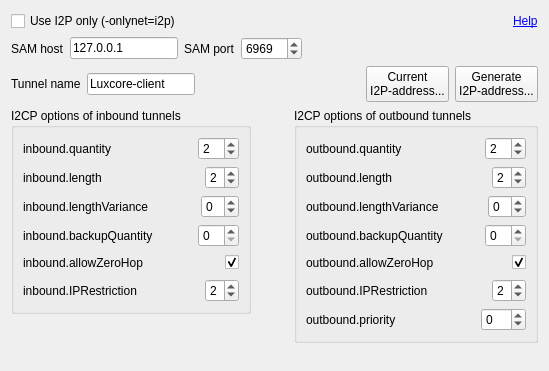
<?xml version="1.0" encoding="UTF-8"?>
<ui version="4.0">
 <class>I2POptions</class>
 <widget class="QWidget" name="I2POptions">
  <property name="geometry">
   <rect>
    <x>0</x>
    <y>0</y>
    <width>549</width>
    <height>371</height>
   </rect>
  </property>
  <property name="windowTitle">
   <string>Form</string>
  </property>
  <layout class="QVBoxLayout" name="verticalLayout_5">
   <item>
    <layout class="QHBoxLayout" name="horizontalLayout_15">
     <item>
      <widget class="QCheckBox" name="checkBoxUseI2POnly">
       <property name="text">
        <string>Use I2P only (-onlynet=i2p)</string>
       </property>
      </widget>
     </item>
     <item>
      <spacer name="horizontalSpacer_15">
       <property name="orientation">
        <enum>Qt::Horizontal</enum>
       </property>
       <property name="sizeHint" stdset="0">
        <size>
         <width>40</width>
         <height>20</height>
        </size>
       </property>
      </spacer>
     </item>
     <item>
      <widget class="QLabel" name="label">
       <property name="toolTip">
        <string>http://www.i2p2.i2p/i2cp.html#options</string>
       </property>
       <property name="text">
        <string>&lt;a href=&quot;http://www.i2p2.i2p/i2cp.html#options&quot;&gt;Help&lt;/a&gt;</string>
       </property>
       <property name="textFormat">
        <enum>Qt::RichText</enum>
       </property>
       <property name="openExternalLinks">
        <bool>true</bool>
       </property>
       <property name="textInteractionFlags">
        <set>Qt::TextBrowserInteraction</set>
       </property>
      </widget>
     </item>
    </layout>
   </item>
   <item>
    <layout class="QHBoxLayout" name="horizontalLayout_16">
     <item>
      <widget class="QLabel" name="labelSAMHost">
       <property name="text">
        <string>SAM host</string>
       </property>
      </widget>
     </item>
     <item>
      <widget class="QLineEdit" name="lineEditSAMHost">
       <property name="sizePolicy">
        <sizepolicy hsizetype="Fixed" vsizetype="Fixed">
         <horstretch>0</horstretch>
         <verstretch>0</verstretch>
        </sizepolicy>
       </property>
       <property name="text">
        <string>127.0.0.1</string>
       </property>
      </widget>
     </item>
     <item>
      <widget class="QLabel" name="labelSAMPort">
       <property name="text">
        <string>SAM port</string>
       </property>
      </widget>
     </item>
     <item>
      <widget class="QSpinBox" name="spinBoxSAMPort">
       <property name="minimum">
        <number>1</number>
       </property>
       <property name="maximum">
        <number>65535</number>
       </property>
       <property name="value">
        <number>6969</number>
       </property>
      </widget>
     </item>
     <item>
      <spacer name="horizontalSpacer_17">
       <property name="orientation">
        <enum>Qt::Horizontal</enum>
       </property>
       <property name="sizeHint" stdset="0">
        <size>
         <width>40</width>
         <height>20</height>
        </size>
       </property>
      </spacer>
     </item>
    </layout>
   </item>
   <item>
    <layout class="QHBoxLayout" name="horizontalLayout_17">
     <item>
      <widget class="QLabel" name="labelTunnelName">
       <property name="text">
        <string>Tunnel name</string>
       </property>
      </widget>
     </item>
     <item>
      <widget class="QLineEdit" name="lineEditTunnelName">
       <property name="sizePolicy">
        <sizepolicy hsizetype="Preferred" vsizetype="Fixed">
         <horstretch>0</horstretch>
         <verstretch>0</verstretch>
        </sizepolicy>
       </property>
       <property name="minimumSize">
        <size>
         <width>0</width>
         <height>0</height>
        </size>
       </property>
       <property name="text">
        <string>Luxcore-client</string>
       </property>
      </widget>
     </item>
     <item>
      <spacer name="horizontalSpacer_18">
       <property name="orientation">
        <enum>Qt::Horizontal</enum>
       </property>
       <property name="sizeHint" stdset="0">
        <size>
         <width>40</width>
         <height>20</height>
        </size>
       </property>
      </spacer>
     </item>
     <item>
      <widget class="QPushButton" name="pushButtonCurrentI2PAddress">
       <property name="text">
        <string>Current
I2P-address...</string>
       </property>
      </widget>
     </item>
     <item>
      <widget class="QPushButton" name="pushButtonGenerateI2PAddress">
       <property name="text">
        <string>Generate
I2P-address...</string>
       </property>
      </widget>
     </item>
    </layout>
   </item>
   <item>
    <layout class="QHBoxLayout" name="horizontalLayout_14">
     <item>
      <layout class="QVBoxLayout" name="verticalLayout_4">
       <item>
        <widget class="QGroupBox" name="groupBoxInbound">
         <property name="title">
          <string>I2CP options of inbound tunnels</string>
         </property>
         <layout class="QVBoxLayout" name="verticalLayout">
          <item>
           <layout class="QHBoxLayout" name="horizontalLayout">
            <item>
             <widget class="QLabel" name="labelInboundQuantity">
              <property name="text">
               <string>inbound.quantity </string>
              </property>
             </widget>
            </item>
            <item>
             <spacer name="horizontalSpacer">
              <property name="orientation">
               <enum>Qt::Horizontal</enum>
              </property>
              <property name="sizeHint" stdset="0">
               <size>
                <width>40</width>
                <height>20</height>
               </size>
              </property>
             </spacer>
            </item>
            <item>
             <widget class="QSpinBox" name="spinBoxInboundQuantity">
              <property name="minimum">
               <number>1</number>
              </property>
              <property name="maximum">
               <number>16</number>
              </property>
              <property name="value">
               <number>2</number>
              </property>
             </widget>
            </item>
           </layout>
          </item>
          <item>
           <layout class="QHBoxLayout" name="horizontalLayout_2">
            <item>
             <widget class="QLabel" name="labelInboundLength">
              <property name="text">
               <string>inbound.length </string>
              </property>
             </widget>
            </item>
            <item>
             <spacer name="horizontalSpacer_2">
              <property name="orientation">
               <enum>Qt::Horizontal</enum>
              </property>
              <property name="sizeHint" stdset="0">
               <size>
                <width>40</width>
                <height>20</height>
               </size>
              </property>
             </spacer>
            </item>
            <item>
             <widget class="QSpinBox" name="spinBoxInboundLength">
              <property name="minimum">
               <number>0</number>
              </property>
              <property name="maximum">
               <number>7</number>
              </property>
              <property name="value">
               <number>2</number>
              </property>
             </widget>
            </item>
           </layout>
          </item>
          <item>
           <layout class="QHBoxLayout" name="horizontalLayout_3">
            <item>
             <widget class="QLabel" name="labelInboundLengthVariance">
              <property name="text">
               <string>inbound.lengthVariance</string>
              </property>
             </widget>
            </item>
            <item>
             <spacer name="horizontalSpacer_3">
              <property name="orientation">
               <enum>Qt::Horizontal</enum>
              </property>
              <property name="sizeHint" stdset="0">
               <size>
                <width>40</width>
                <height>20</height>
               </size>
              </property>
             </spacer>
            </item>
            <item>
             <widget class="QSpinBox" name="spinBoxInboundLengthVariance">
              <property name="minimum">
               <number>-7</number>
              </property>
              <property name="maximum">
               <number>7</number>
              </property>
             </widget>
            </item>
           </layout>
          </item>
          <item>
           <layout class="QHBoxLayout" name="horizontalLayout_4">
            <item>
             <widget class="QLabel" name="labelInboundBackupQuality">
              <property name="text">
               <string>inbound.backupQuantity </string>
              </property>
             </widget>
            </item>
            <item>
             <spacer name="horizontalSpacer_4">
              <property name="orientation">
               <enum>Qt::Horizontal</enum>
              </property>
              <property name="sizeHint" stdset="0">
               <size>
                <width>40</width>
                <height>20</height>
               </size>
              </property>
             </spacer>
            </item>
            <item>
             <widget class="QSpinBox" name="spinBoxInboundBackupQuality"/>
            </item>
           </layout>
          </item>
          <item>
           <layout class="QHBoxLayout" name="horizontalLayout_5">
            <item>
             <widget class="QLabel" name="labelInboundAllowZeroHop">
              <property name="text">
               <string>inbound.allowZeroHop </string>
              </property>
             </widget>
            </item>
            <item>
             <spacer name="horizontalSpacer_5">
              <property name="orientation">
               <enum>Qt::Horizontal</enum>
              </property>
              <property name="sizeHint" stdset="0">
               <size>
                <width>40</width>
                <height>20</height>
               </size>
              </property>
             </spacer>
            </item>
            <item>
             <widget class="QCheckBox" name="checkBoxInboundAllowZeroHop">
              <property name="checked">
               <bool>true</bool>
              </property>
             </widget>
            </item>
           </layout>
          </item>
          <item>
           <layout class="QHBoxLayout" name="horizontalLayout_6">
            <item>
             <widget class="QLabel" name="labelInboundIPRestriction">
              <property name="text">
               <string>inbound.IPRestriction</string>
              </property>
             </widget>
            </item>
            <item>
             <spacer name="horizontalSpacer_6">
              <property name="orientation">
               <enum>Qt::Horizontal</enum>
              </property>
              <property name="sizeHint" stdset="0">
               <size>
                <width>40</width>
                <height>20</height>
               </size>
              </property>
             </spacer>
            </item>
            <item>
             <widget class="QSpinBox" name="spinBoxInboundIPRestriction">
              <property name="maximum">
               <number>4</number>
              </property>
              <property name="value">
               <number>2</number>
              </property>
             </widget>
            </item>
           </layout>
          </item>
         </layout>
        </widget>
       </item>
       <item>
        <spacer name="verticalSpacer">
         <property name="orientation">
          <enum>Qt::Vertical</enum>
         </property>
         <property name="sizeHint" stdset="0">
          <size>
           <width>20</width>
           <height>40</height>
          </size>
         </property>
        </spacer>
       </item>
      </layout>
     </item>
     <item>
      <spacer name="horizontalSpacer_14">
       <property name="orientation">
        <enum>Qt::Horizontal</enum>
       </property>
       <property name="sizeHint" stdset="0">
        <size>
         <width>40</width>
         <height>20</height>
        </size>
       </property>
      </spacer>
     </item>
     <item>
      <layout class="QVBoxLayout" name="verticalLayout_3">
       <item>
        <widget class="QGroupBox" name="groupBoxOutbound">
         <property name="title">
          <string>I2CP options of outbound tunnels</string>
         </property>
         <layout class="QVBoxLayout" name="verticalLayout_2">
          <item>
           <layout class="QHBoxLayout" name="horizontalLayout_7">
            <item>
             <widget class="QLabel" name="labelOutboundQuantity">
              <property name="text">
               <string>outbound.quantity </string>
              </property>
             </widget>
            </item>
            <item>
             <spacer name="horizontalSpacer_7">
              <property name="orientation">
               <enum>Qt::Horizontal</enum>
              </property>
              <property name="sizeHint" stdset="0">
               <size>
                <width>40</width>
                <height>20</height>
               </size>
              </property>
             </spacer>
            </item>
            <item>
             <widget class="QSpinBox" name="spinBoxOutboundQuantity">
              <property name="minimum">
               <number>1</number>
              </property>
              <property name="value">
               <number>2</number>
              </property>
             </widget>
            </item>
           </layout>
          </item>
          <item>
           <layout class="QHBoxLayout" name="horizontalLayout_8">
            <item>
             <widget class="QLabel" name="labelOutboundLength">
              <property name="text">
               <string>outbound.length </string>
              </property>
             </widget>
            </item>
            <item>
             <spacer name="horizontalSpacer_8">
              <property name="orientation">
               <enum>Qt::Horizontal</enum>
              </property>
              <property name="sizeHint" stdset="0">
               <size>
                <width>40</width>
                <height>20</height>
               </size>
              </property>
             </spacer>
            </item>
            <item>
             <widget class="QSpinBox" name="spinBoxOutboundLength">
              <property name="maximum">
               <number>7</number>
              </property>
              <property name="value">
               <number>2</number>
              </property>
             </widget>
            </item>
           </layout>
          </item>
          <item>
           <layout class="QHBoxLayout" name="horizontalLayout_9">
            <item>
             <widget class="QLabel" name="labelOutboundLengthVariance">
              <property name="text">
               <string>outbound.lengthVariance</string>
              </property>
             </widget>
            </item>
            <item>
             <spacer name="horizontalSpacer_9">
              <property name="orientation">
               <enum>Qt::Horizontal</enum>
              </property>
              <property name="sizeHint" stdset="0">
               <size>
                <width>40</width>
                <height>20</height>
               </size>
              </property>
             </spacer>
            </item>
            <item>
             <widget class="QSpinBox" name="spinBoxOutboundLengthVariance">
              <property name="minimum">
               <number>-7</number>
              </property>
              <property name="maximum">
               <number>7</number>
              </property>
             </widget>
            </item>
           </layout>
          </item>
          <item>
           <layout class="QHBoxLayout" name="horizontalLayout_10">
            <item>
             <widget class="QLabel" name="labelOutboundBackupQuantity">
              <property name="text">
               <string>outbound.backupQuantity</string>
              </property>
             </widget>
            </item>
            <item>
             <spacer name="horizontalSpacer_10">
              <property name="orientation">
               <enum>Qt::Horizontal</enum>
              </property>
              <property name="sizeHint" stdset="0">
               <size>
                <width>40</width>
                <height>20</height>
               </size>
              </property>
             </spacer>
            </item>
            <item>
             <widget class="QSpinBox" name="spinBoxOutboundBackupQuantity"/>
            </item>
           </layout>
          </item>
          <item>
           <layout class="QHBoxLayout" name="horizontalLayout_11">
            <item>
             <widget class="QLabel" name="labelAllowZeroHop">
              <property name="text">
               <string>outbound.allowZeroHop </string>
              </property>
             </widget>
            </item>
            <item>
             <spacer name="horizontalSpacer_11">
              <property name="orientation">
               <enum>Qt::Horizontal</enum>
              </property>
              <property name="sizeHint" stdset="0">
               <size>
                <width>40</width>
                <height>20</height>
               </size>
              </property>
             </spacer>
            </item>
            <item>
             <widget class="QCheckBox" name="checkBoxAllowZeroHop">
              <property name="checked">
               <bool>true</bool>
              </property>
             </widget>
            </item>
           </layout>
          </item>
          <item>
           <layout class="QHBoxLayout" name="horizontalLayout_12">
            <item>
             <widget class="QLabel" name="labelOutboundIPRestriction">
              <property name="text">
               <string>outbound.IPRestriction</string>
              </property>
             </widget>
            </item>
            <item>
             <spacer name="horizontalSpacer_12">
              <property name="orientation">
               <enum>Qt::Horizontal</enum>
              </property>
              <property name="sizeHint" stdset="0">
               <size>
                <width>40</width>
                <height>20</height>
               </size>
              </property>
             </spacer>
            </item>
            <item>
             <widget class="QSpinBox" name="spinBoxOutboundIPRestriction">
              <property name="maximum">
               <number>4</number>
              </property>
              <property name="value">
               <number>2</number>
              </property>
             </widget>
            </item>
           </layout>
          </item>
          <item>
           <layout class="QHBoxLayout" name="horizontalLayout_13">
            <item>
             <widget class="QLabel" name="labelOutboundPriority">
              <property name="text">
               <string>outbound.priority</string>
              </property>
             </widget>
            </item>
            <item>
             <spacer name="horizontalSpacer_13">
              <property name="orientation">
               <enum>Qt::Horizontal</enum>
              </property>
              <property name="sizeHint" stdset="0">
               <size>
                <width>40</width>
                <height>20</height>
               </size>
              </property>
             </spacer>
            </item>
            <item>
             <widget class="QSpinBox" name="spinBoxOutboundPriority">
              <property name="minimum">
               <number>-25</number>
              </property>
              <property name="maximum">
               <number>25</number>
              </property>
             </widget>
            </item>
           </layout>
          </item>
         </layout>
        </widget>
       </item>
       <item>
        <spacer name="verticalSpacer_2">
         <property name="orientation">
          <enum>Qt::Vertical</enum>
         </property>
         <property name="sizeHint" stdset="0">
          <size>
           <width>20</width>
           <height>40</height>
          </size>
         </property>
        </spacer>
       </item>
      </layout>
     </item>
    </layout>
   </item>
  </layout>
 </widget>
 <tabstops>
  <tabstop>checkBoxUseI2POnly</tabstop>
  <tabstop>lineEditSAMHost</tabstop>
  <tabstop>spinBoxSAMPort</tabstop>
  <tabstop>lineEditTunnelName</tabstop>
  <tabstop>pushButtonCurrentI2PAddress</tabstop>
  <tabstop>pushButtonGenerateI2PAddress</tabstop>
  <tabstop>spinBoxInboundQuantity</tabstop>
  <tabstop>spinBoxInboundLength</tabstop>
  <tabstop>spinBoxInboundLengthVariance</tabstop>
  <tabstop>spinBoxInboundBackupQuality</tabstop>
  <tabstop>checkBoxInboundAllowZeroHop</tabstop>
  <tabstop>spinBoxInboundIPRestriction</tabstop>
  <tabstop>spinBoxOutboundQuantity</tabstop>
  <tabstop>spinBoxOutboundLength</tabstop>
  <tabstop>spinBoxOutboundLengthVariance</tabstop>
  <tabstop>spinBoxOutboundBackupQuantity</tabstop>
  <tabstop>checkBoxAllowZeroHop</tabstop>
  <tabstop>spinBoxOutboundIPRestriction</tabstop>
  <tabstop>spinBoxOutboundPriority</tabstop>
 </tabstops>
 <resources/>
 <connections/>
</ui>
